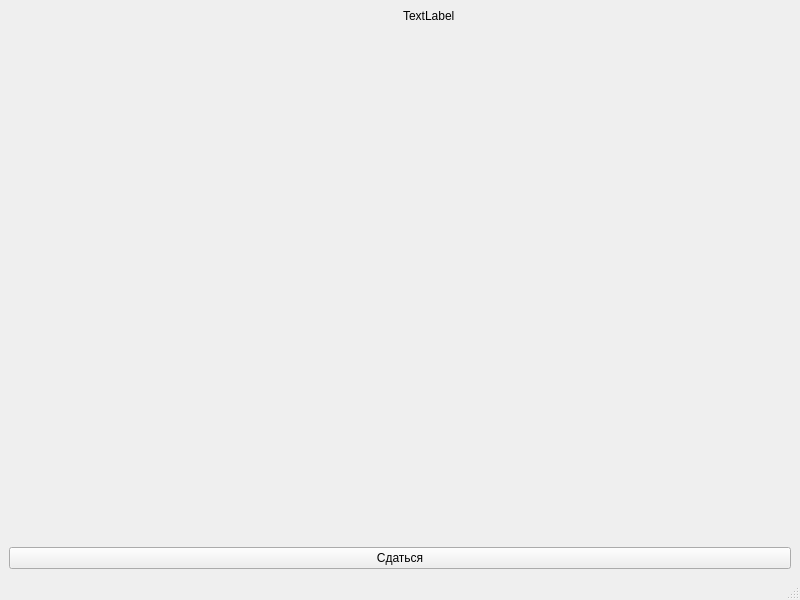
<?xml version="1.0" encoding="UTF-8"?>
<ui version="4.0">
 <class>GameWindow</class>
 <widget class="QMainWindow" name="GameWindow">
  <property name="geometry">
   <rect>
    <x>0</x>
    <y>0</y>
    <width>800</width>
    <height>600</height>
   </rect>
  </property>
  <property name="windowTitle">
   <string>MainWindow</string>
  </property>
  <widget class="QWidget" name="centralwidget">
   <layout class="QVBoxLayout" name="verticalLayout">
    <item>
     <layout class="QHBoxLayout" name="horizontalLayout">
      <item>
       <widget class="QWidget" name="indicator" native="true"/>
      </item>
      <item>
       <widget class="QLabel" name="timeLabel">
        <property name="text">
         <string>TextLabel</string>
        </property>
       </widget>
      </item>
     </layout>
    </item>
    <item>
     <widget class="QWidget" name="boardWidget" native="true">
      <property name="sizePolicy">
       <sizepolicy hsizetype="Preferred" vsizetype="Expanding">
        <horstretch>0</horstretch>
        <verstretch>0</verstretch>
       </sizepolicy>
      </property>
     </widget>
    </item>
    <item>
     <widget class="QPushButton" name="surrenderButton">
      <property name="text">
       <string>Сдаться</string>
      </property>
     </widget>
    </item>
   </layout>
  </widget>
  <widget class="QMenuBar" name="menubar">
   <property name="geometry">
    <rect>
     <x>0</x>
     <y>0</y>
     <width>800</width>
     <height>37</height>
    </rect>
   </property>
  </widget>
  <widget class="QStatusBar" name="statusbar"/>
 </widget>
 <resources/>
 <connections/>
</ui>
